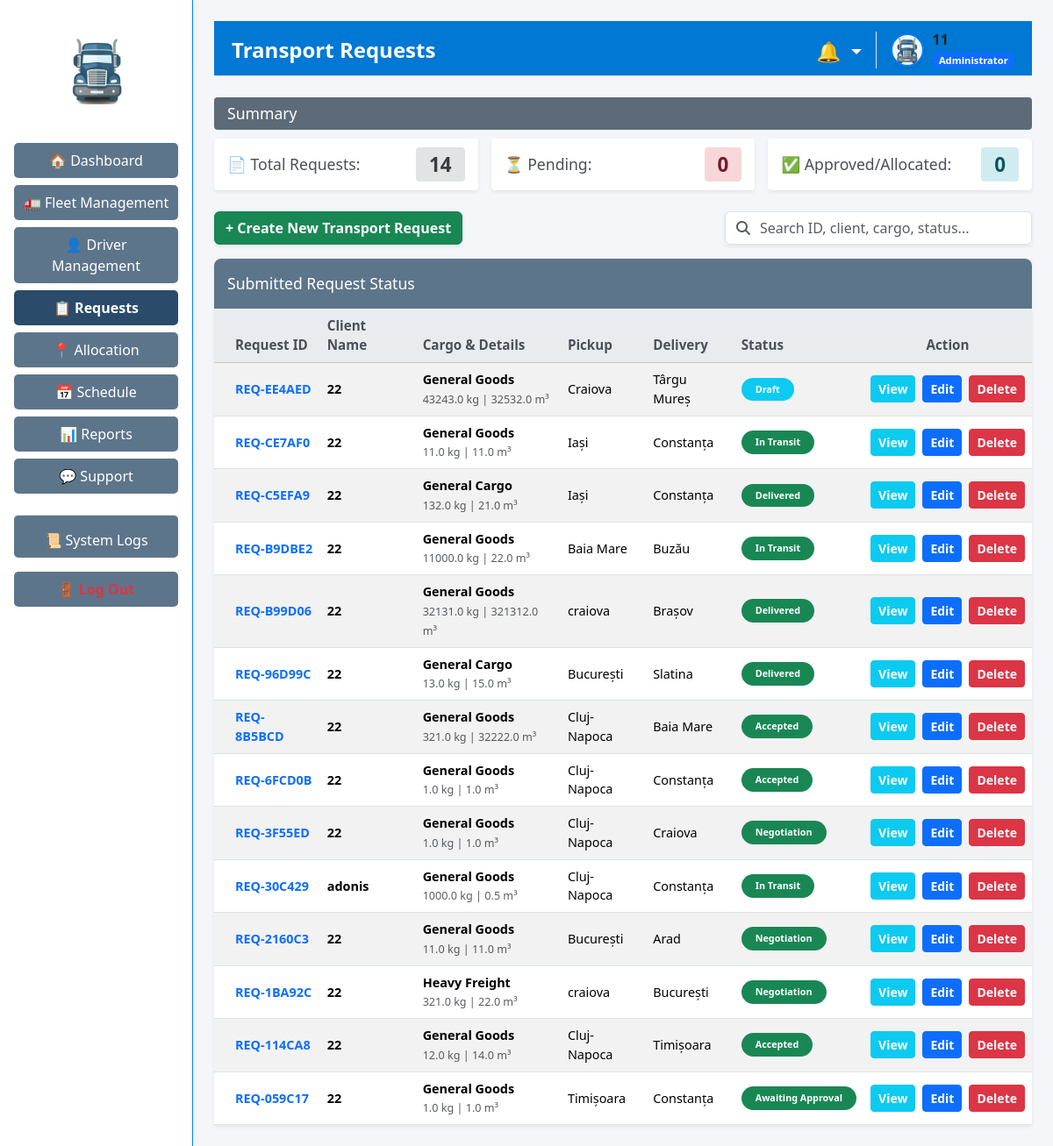
/requests (signed in), run on an earlier commit of the app's database.
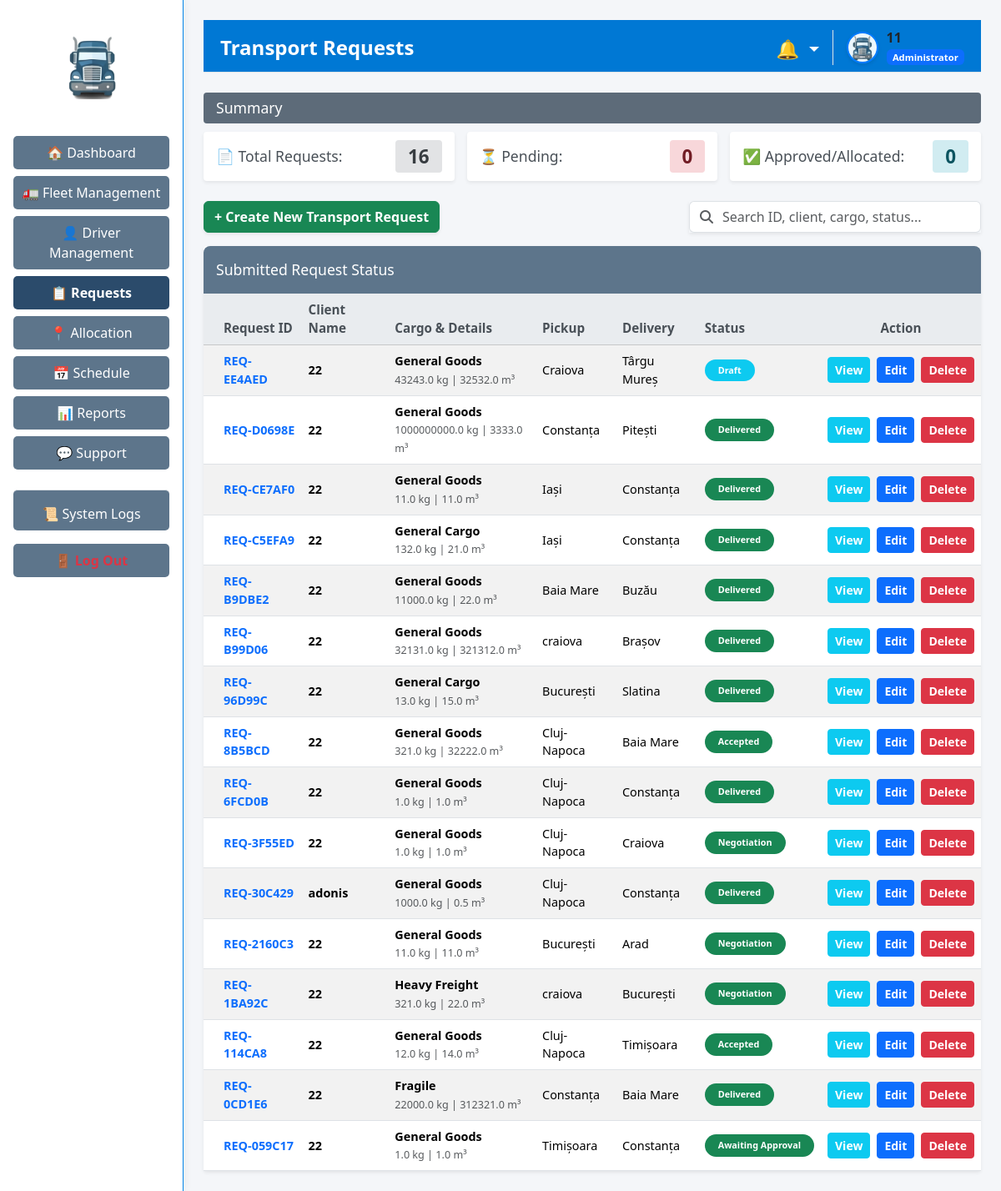
And on a later commit of the database.
### tables this page shows
CREATE TABLE "users" (
                    id INTEGER PRIMARY KEY AUTOINCREMENT,
                    username TEXT UNIQUE NOT NULL,
                    password_hash TEXT NOT NULL,
                    role TEXT NOT NULL,
                    first_name TEXT,
                    last_name TEXT,
                    email TEXT UNIQUE,
                    phone_number TEXT,
                    date_of_birth TEXT,
                    address TEXT,
                    profile_picture TEXT,
                    failed_attempts INTEGER DEFAULT 0,
                    lockout_until TEXT
                );

CREATE TABLE "transport_requests" (
                    id TEXT PRIMARY KEY,
                    client TEXT NOT NULL,
                    cargo_type TEXT NOT NULL,
                    description TEXT NOT NULL,
                    weight REAL NOT NULL,
                    volume REAL NOT NULL,
                    pickup TEXT NOT NULL,
                    delivery TEXT NOT NULL,
                    preferred_date TEXT NOT NULL,
                    status TEXT NOT NULL,
                    vehicle_id TEXT, 
                    driver_id TEXT, 
                    vehicle_type TEXT, 
                    estimated_price REAL,
                    price_offer REAL, 
                    current_lat REAL, 
                    current_lng REAL,
                    last_modified_by TEXT DEFAULT 'System',
                    last_modified_at DATETIME DEFAULT NULL,
                    saved_route TEXT
                , allocated_by TEXT DEFAULT 'System', offer_expires_at DATETIME DEFAULT NULL);

### app/routes/request_routes.py (the view)
@request_bp.route('/requests', methods=['GET'])
def request_management() -> str:
    if 'user_id' not in session:
        flash("Please log in.", "danger")
        return redirect(url_for('auth.login'))
    view_data = req_logic.load_request_data()
    role = session.get('role', 'Staff')
    all_users = UserModel().get_all_users()
    customers = [u for u in all_users if u['role'] == 'Customer']
    return render_template('admin/requests.html', data=view_data, role=role, customers=customers)

### app/models/notification_model.py (called while the page is built)
    def get_unread_notifications(self, target1: str, target2: str = '') -> List[Dict[str, Any]]:
        try:
            with sqlite3.connect(DB_PATH) as conn:
                conn.row_factory = sqlite3.Row
                cursor = conn.execute(
                    "SELECT * FROM notifications WHERE target_role IN (?, ?, 'All') AND is_read = 0 ORDER BY timestamp DESC",
                    (str(target1).strip(), str(target2).strip())
                )
                return [dict(row) for row in cursor.fetchall()]
        except sqlite3.Error as e:
            logging.error(f"Error fetching notifications: {e}")
            return []

### app/models/request_model.py (called while the page is built)
    def get_all_requests(self) -> List[Dict[str, Any]]:
        requests_list: List[Dict[str, Any]] = []
        try:
            with sqlite3.connect(DB_PATH) as connection:
                connection.row_factory = sqlite3.Row
                db_cursor = connection.cursor()
                db_cursor.execute("SELECT * FROM transport_requests ORDER BY id DESC")
                rows = db_cursor.fetchall()
                for row in rows:
                    requests_list.append(dict(row))
                return requests_list
        except sqlite3.Error as db_error:
            logging.error(f"Error retrieving request list: {db_error}")
            return requests_list

    def get_negotiation_messages(self, r_id: str) -> List[Dict[str, Any]]:
        messages = []
        try:
            with sqlite3.connect(DB_PATH) as connection:
                connection.row_factory = sqlite3.Row
                rows = connection.execute("SELECT * FROM negotiation_chat WHERE request_id = ? ORDER BY timestamp ASC", (r_id,)).fetchall()
                for row in rows:
                    messages.append(dict(row))
                return messages
        except sqlite3.Error:
            return messages

### app/models/user_model.py (called while the page is built)
    def get_all_users(self) -> List[Dict[str, Any]]:
        users_list: List[Dict[str, Any]] = []
        try:
            with sqlite3.connect(DB_PATH) as connection:
                connection.row_factory = sqlite3.Row
                db_cursor = connection.cursor()
                db_cursor.execute("SELECT * FROM users")
                rows = db_cursor.fetchall()
                for row in rows:
                    users_list.append(dict(row))
                return users_list
        except sqlite3.Error as db_error:
            logging.error(f"Error retrieving all users: {db_error}")
            return users_list

### app/templates/admin/requests.html (shortened to what this page needs)
{% extends "layouts/admin_layout.html" %}
{% block page_header %}Transport Requests{% endblock %}
{% block content %}
<div class="section-header">Summary</div>
<div class="card-row mb-4">
    <div class="summary-card shadow-sm border-0" style="border-left: 4px solid #6c757d;">
        <span>📄 Total Requests:</span>
        <span class="badge-count bg-grey">{{ data.summary.total }}</span>
    </div>
    <div class="summary-card shadow-sm border-0" style="border-left: 4px solid #f66d9b;">
        <span>⏳ Pending:</span>
        <span class="badge-count bg-pink">{{ data.summary.pending }}</span>
    </div>
    <div class="summary-card shadow-sm border-0" style="border-left: 4px solid #17a2b8;">
        <span>✅ Approved/Allocated:</span>
        <span class="badge-count bg-teal">{{ data.summary.approved }}</span>
    </div>
</div>
<div class="d-flex justify-content-between align-items-center mb-3">
    <div>
        <button type="button" class="btn btn-success fw-bold custom-rounded shadow-sm" data-bs-toggle="modal" data-bs-target="#addRequestModal">
            + Create New Transport Request
        </button>
    </div>
    <div class="input-group shadow-sm custom-rounded" style="max-width: 350px;">
        <span class="input-group-text bg-white border-end-0"><i class="fa-solid fa-search text-muted"></i></span>
        <input type="text" id="tableSearchInput" class="form-control border-start-0 ps-0" placeholder="Search ID, client, cargo, status...">
    </div>
</div>
<div class="table-container shadow-sm border-0">
    <div class="section-header text-white" style="margin-bottom: 0; border-radius: 8px 8px 0 0; background-color: #5d758b; padding: 15px;">Submitted Request Status</div>
    <table class="table table-striped table-hover custom-table mb-0 align-middle">
        <thead class="table-light">
            <tr>
                <th class="ps-4">Request ID</th>
                <th>Client Name</th>
                <th>Cargo & Details</th>
                <th>Pickup</th>
                <th>Delivery</th>
                <th>Status</th>
                <th class="text-center">Action</th>
            </tr>
        </thead>
        <tbody>
            {% if data.requests|length == 0 %}
            <tr><td colspan="7" class="text-center py-5 text-muted">No transport requests found.</td></tr>
            {% else %}
                {% for req in data.requests %}
                <tr class="searchable-row">
                    <td class="ps-4 fw-bold text-primary">{{ req.id }}</td>
                    <td class="fw-bold">{{ req.client }}</td>
                    <td>
                        <strong>{{ req.cargo_type }}</strong><br>
                        <small class="text-muted">
                            {{ req.weight }} kg | {{ req.volume }} m³
                        </small>
                    </td>
                    <td>{{ req.pickup }}</td>
                    <td>{{ req.delivery }}</td>
                    <td><span class="badge bg-{{ 'warning text-dark' if req.status == 'Pending' else ('info' if req.status == 'Draft' else 'success') }} px-3 py-2 rounded-pill">{{ req.status }}</span></td>
                    <td class="align-middle">
                        <div class="d-flex justify-content-center gap-2">
                            <button type="button" class="btn btn-info btn-sm text-white fw-bold custom-rounded" data-bs-toggle="modal" data-bs-target="#viewModal{{ req.id }}">View</button>
                            <button type="button" class="btn btn-primary btn-sm fw-bold custom-rounded" data-bs-toggle="modal" data-bs-target="#editModal{{ req.id }}">Edit</button>
                            <form method="POST" action="{{ url_for('request_routes.delete_request', req_id=req.id) }}" style="margin:0;">
                                <button type="submit" class="btn btn-danger btn-sm fw-bold custom-rounded" onclick="return confirm('Delete this request?');">Delete</button>
                            </form>
                        </div>
                    </td>
                </tr>
                {% endfor %}
                {% endif %}
        </tbody>
    </table>
</div>
{% endblock %}

### app/templates/layouts/admin_layout.html (shortened to what this page needs)
<!DOCTYPE html>
<html lang="en">
<head>
    <link href="https://cdn.jsdelivr.net/npm/bootstrap@5.3.8/dist/css/bootstrap.min.css" rel="stylesheet">
    <link rel="stylesheet" href="https://cdnjs.cloudflare.com/ajax/libs/font-awesome/6.4.0/css/all.min.css">
    <link rel="stylesheet" href="{{ url_for('static', filename='css/style.css') }}">
</head>
<body class="bg-light">
<div class="dashboard-wrapper">
    <div class="sidebar" style="background-color: #ffffff; border-right: 1px solid #0285e9; box-shadow: 2px 0 10px rgba(0,0,0,0.05);">
        <div class="text-center mt-3 mb-4">
            <img src="{{ url_for('static', filename='img/truck.png') }}" alt="Logo" style="width: 100px;">
        </div>
        <a href="{{ url_for('dashboard.main_dashboard') }}" class="nav-btn {% if request.endpoint == 'dashboard.main_dashboard' %}active fw-bold{% endif %}">🏠 Dashboard</a>
        <a href="{{ url_for('fleet.fleet_management') }}" class="nav-btn {% if request.endpoint == 'fleet.fleet_management' %}active fw-bold{% endif %}">🚛 Fleet Management</a>
        <a href="{{ url_for('driver.driver_management') }}" class="nav-btn {% if request.endpoint == 'driver.driver_management' %}active fw-bold{% endif %}">👤 Driver Management</a>
        <a href="{{ url_for('request_routes.request_management') }}" class="nav-btn {% if request.endpoint == 'request_routes.request_management' %}active fw-bold{% endif %}">📋 Requests</a>
        <a href="{{ url_for('allocation.allocation_management') }}" class="nav-btn {% if request.endpoint == 'allocation.allocation_management' %}active fw-bold{% endif %}">📍 Allocation</a>
        <a href="{{ url_for('dashboard.driver_schedule') }}" class="nav-btn {% if request.endpoint == 'dashboard.driver_schedule' %}active fw-bold{% endif %}">📅 Schedule</a>
        <a href="{{ url_for('report_routes.reports_management') }}" class="nav-btn {% if request.endpoint == 'report_routes.reports_management' %}active fw-bold{% endif %}">📊 Reports</a>
        <a href="{{ url_for('admin_support.view_tickets') }}" class="nav-btn {% if request.endpoint == 'admin_support.view_tickets' %}active fw-bold{% endif %}">💬 Support</a>
        <a href="{{ url_for('logs.view_logs') }}" class="nav-btn {% if request.endpoint == 'logs.view_logs' %}active fw-bold{% endif %} border-top mt-3 pt-3">📜 System Logs</a>
        <a href="{{ url_for('auth.logout') }}" class="nav-btn mt-2 text-danger fw-bold">🚪 Log Out</a>
    </div>
    <div class="main-content p-4">
        <div class="top-navbar d-flex justify-content-between align-items-center mb-4 border-bottom pb-2">
            <div>
                <h2 class="h4 mb-0 fw-bold">{% block page_header %}Dashboard{% endblock %}</h2>
            </div>
            <div class="user-info d-flex align-items-center">
                <div class="dropdown d-inline-block mt-1 me-1">
                    <span class="dropdown-toggle text-decoration-none" id="notifDropdown" role="button" data-bs-toggle="dropdown" aria-expanded="false" style="cursor: pointer; position: relative; font-size: 1.4rem;">
                        🔔
                    </span>
                </div>
                <a href="{{ url_for('profile.view_profile') }}" class="text-decoration-none text-dark" style="transition: opacity 0.2s;" onmouseover="this.style.opacity='0.8'" onmouseout="this.style.opacity='1'">
                    <div class="user-profile border-start ps-3 ms-1 d-flex align-items-center" style="cursor: pointer;">
                        {% if session.get('profile_picture') and session.get('profile_picture') != '' %}
                            <img src="{{ url_for('static', filename='img/avatars/' + session.get('profile_picture')) }}"
                                 alt="Avatar"
                                 style="width: 38px; height: 38px; object-fit: cover; border-radius: 50%; border: 2px solid #007bff; margin-right: 10px; box-shadow: 0 2px 4px rgba(0,0,0,0.1);">
                        {% else %}
                            <span class="fs-3 me-2" style="line-height: 1;">👤</span>
                        {% endif %}
                        <div class="d-flex flex-column justify-content-center">
                            <span class="fw-bold" style="font-size: 1rem; line-height: 1.2;">
                                {{ session.get('username', 'Admin') }}
                            </span>
                            <span class="badge bg-primary mt-1" style="font-size: 0.70rem; align-self: flex-start;">
                                {{ session.get('role', 'Administrator') }}
                            </span>
                        </div>
                    </div>
                </a>
            </div>
        </div>
        {% block content %}
        {% endblock %}
    </div>
</div>
</body>
</html>

### app/static/css/style.css (style rules this page uses)
body { margin: 0; padding: 0; font-family: 'Segoe UI', Tahoma, Geneva, Verdana, sans-serif; }
.dashboard-wrapper { display: flex; height: 100vh; width: 100vw; overflow: hidden; background-color: #f4f6f9; }
.sidebar { width: 220px; height: 100vh; background-color: #f8f9fa; border-right: 2px solid #dee2e6; display: flex; flex-direction: column; align-items: center; padding-top: 20px; overflow-y: auto; }
.sidebar img { width: 120px; margin-bottom: 20px; }
.nav-btn { width: 85%; background-color: #5d758b; color: white; border: none; padding: 8px; margin-bottom: 8px; border-radius: 5px; text-align: center; text-decoration: none; font-weight: 500; }
.nav-btn.active { background-color: #2b4b6b; font-weight: bold; }
.main-content { flex: 1; flex-grow: 1; height: 100vh; display: flex; flex-direction: column; overflow-y: auto; padding-bottom: 50px; }
.top-navbar { background-color: #0078d4; color: white; padding: 12px 20px; display: flex; justify-content: space-between; align-items: center; font-size: 1.4rem; }
.user-info { font-size: 0.95rem; display: flex; align-items: center; gap: 8px; }
.section-header { background-color: #5d6b79; color: white; padding: 5px 15px; margin-bottom: 10px; border-radius: 4px; font-weight: 500; font-size: 1.1rem; }
.card-row { display: flex; gap: 15px; margin-bottom: 20px; }
.summary-card { flex: 1; background: white; border: 1px solid #ced4da; border-radius: 4px; padding: 10px 15px; display: flex; align-items: center; justify-content: space-between; font-size: 1.1rem; color: #495057; }
.badge-count { font-size: 1.4rem; padding: 3px 15px; border-radius: 4px; font-weight: bold; }
.bg-pink { background-color: #f8d7da; color: #721c24; }
.bg-teal { background-color: #d1ecf1; color: #0c5460; }
.bg-grey { background-color: #e2e3e5; color: #383d41; }
.table-container { background: white; border: 1px solid #ced4da; border-radius: 4px; }
.custom-table th { background-color: #e9ecef; color: #495057; font-weight: 600; font-size: 0.95rem; }
.custom-table td { font-size: 0.9rem; vertical-align: middle; }

What changed in the data, as far as the page shows it:
added transport_requests: id "REQ-D0698E", client "22", cargo_type "General Goods", weight "1000000000.0", volume "3333.0", pickup "Constanța", delivery "Pitești", status "Delivered"
changed transport_requests "REQ-CE7AF0": status "In Transit" → "Delivered"
changed transport_requests "REQ-B9DBE2": status "In Transit" → "Delivered"
changed transport_requests "REQ-6FCD0B": status "Accepted" → "Delivered"
changed transport_requests "REQ-30C429": status "In Transit" → "Delivered"
added transport_requests: id "REQ-0CD1E6", client "22", cargo_type "Fragile", weight "22000.0", volume "312321.0", pickup "Constanța", delivery "Baia Mare", status "Delivered"
Also different on the page:
{{ data.summary.total }}: "14" → "16"
